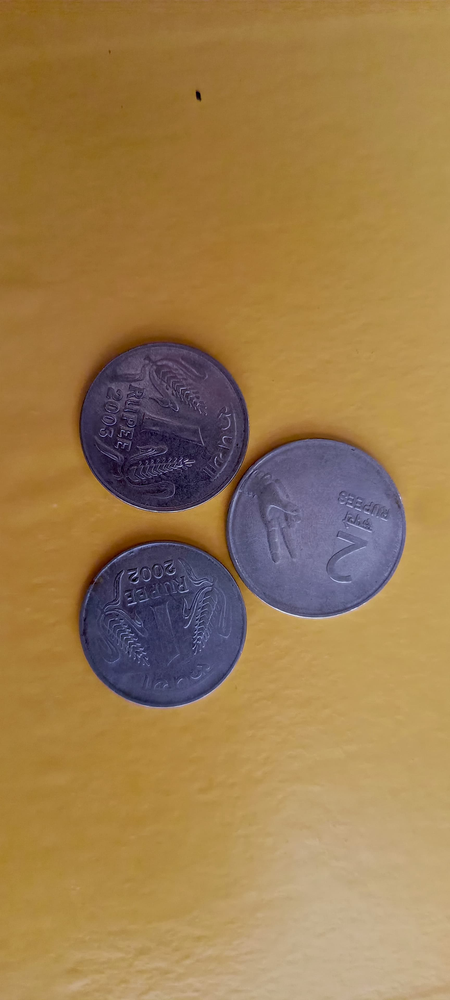
#> input picture object.png, 450 x 1000 px, shrunk from 1728 x 3840 before the run
$ python project.py
#> lines starting #> are read from the running program, lines starting #| are printed output that depends on the picture; after the words box and inside, x2 and y2 are one past the last pixel; in counts of white or black regions, pixels touching at a corner belong together
from PIL import Image
import numpy as np
from scipy import ndimage
import matplotlib.pyplot as plt
import os

image_path = "object.png"
if not os.path.exists(image_path):
    print(f"Error: Image file '{image_path}' not found in the current folder.")
    exit()
img = Image.open(image_path).convert("L")
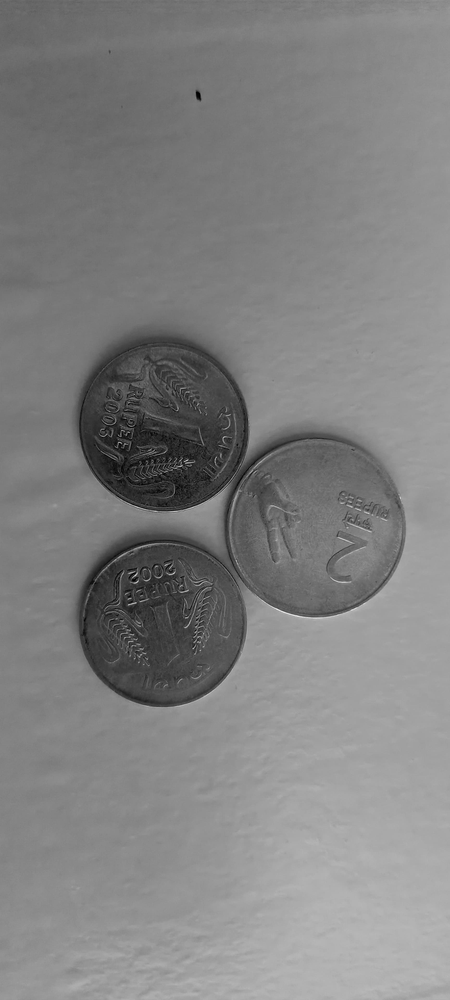
#> img: PIL image 450x1000 L; min 0, max 236, mean 129

img_array = np.array(img)
threshold = 128
binary_img = img_array < threshold  # True = object, False = background
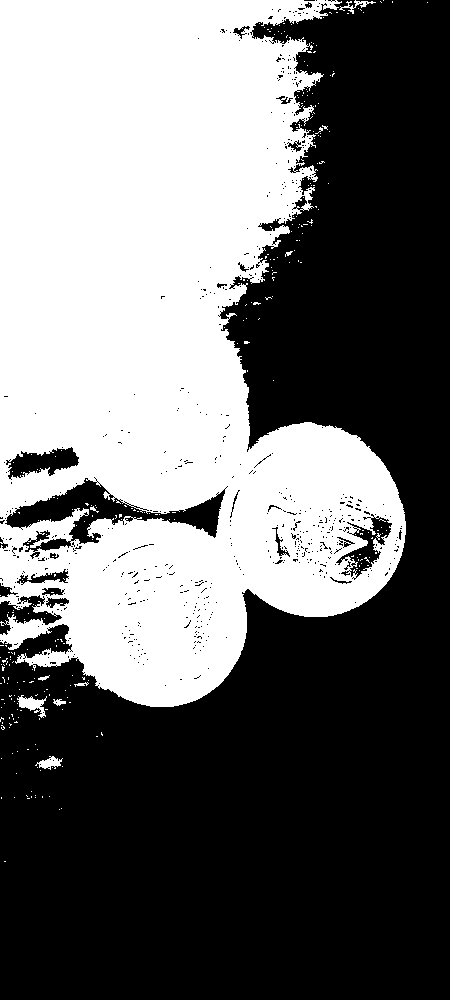
#> binary_img: shape (1000, 450) bool; 43.4% white; 302 white regions (293 under 20 px), largest, box (x1, y1, x2, y2) and area: (0, 0, 406, 707) 193620, (17, 695, 47, 718) 311, (35, 756, 63, 770) 190

labeled_array, num_features = ndimage.label(binary_img)
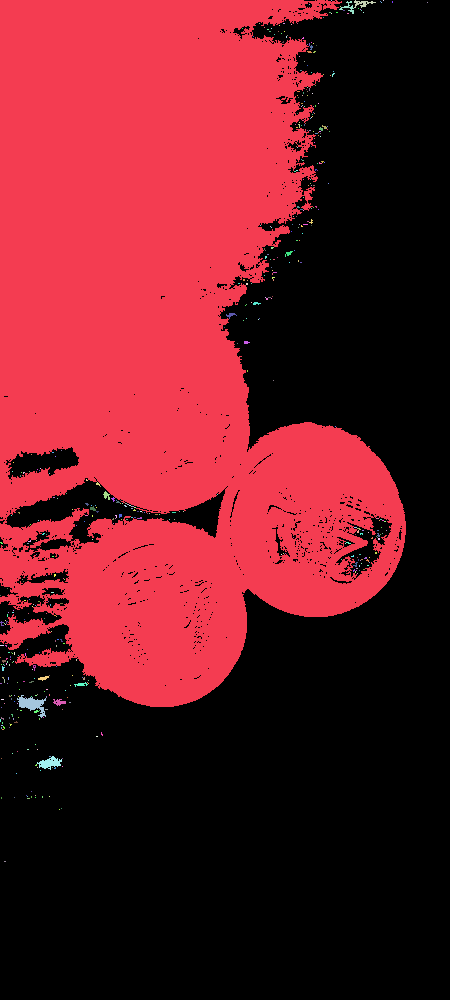
#> labeled_array: shape (1000, 450) int32; 507 distinct labels, from 0 to 506; one colour per label, 0 black
#> num_features = 506

print(f"Number of objects detected: {num_features}")
#| Number of objects detected: 506

plt.imshow(labeled_array, cmap='nipy_spectral')
plt.title(f"Detected Objects: {num_features}")
plt.axis('off')
plt.colorbar()
plt.show()
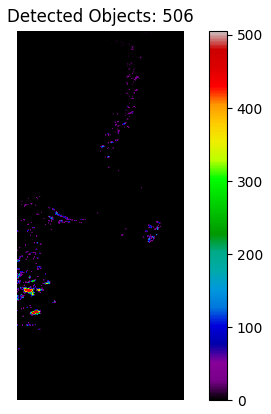
#> figure drawn by matplotlib, 2 panels
